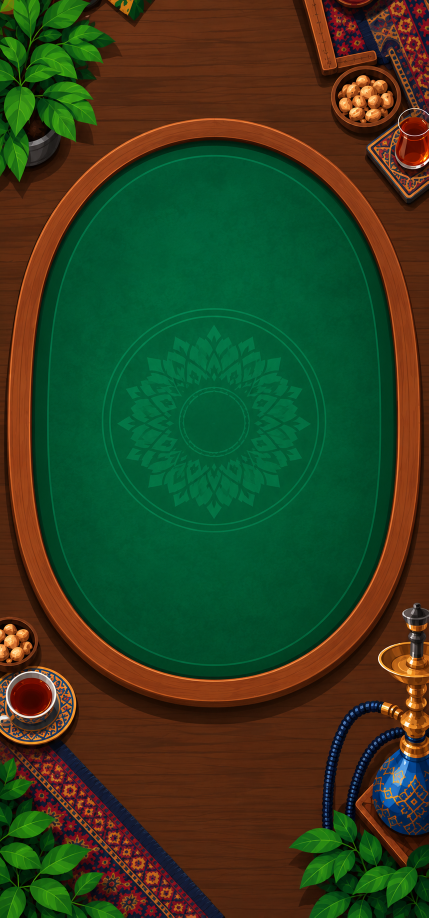
#> input picture 4.png, 857 x 1835 px, found by its file name (shown at 1/2 size)
$ python slice_table_and_avatars.py
#> lines starting #> are read from the running program, lines starting #| are printed output that depends on the picture
from PIL import Image
import os
import shutil

os.makedirs('client/public/assets/avatars', exist_ok=True)

# 1. Save table background 4.png
table_img = Image.open('4.png')
#> table_img is the input picture: PIL image 857x1835 RGB; mean R, G, B 49.1, 65.2, 33.1
# Save as table_bg.png in client/public/assets
table_img.save('client/public/assets/table_bg.png', 'PNG')
print(f"Saved client/public/assets/table_bg.png (size: {table_img.size})")
#| Saved client/public/assets/table_bg.png (size: (857, 1835))

# 2. Slice 6 avatars from 5.png
avatars_img = Image.open('5.png')
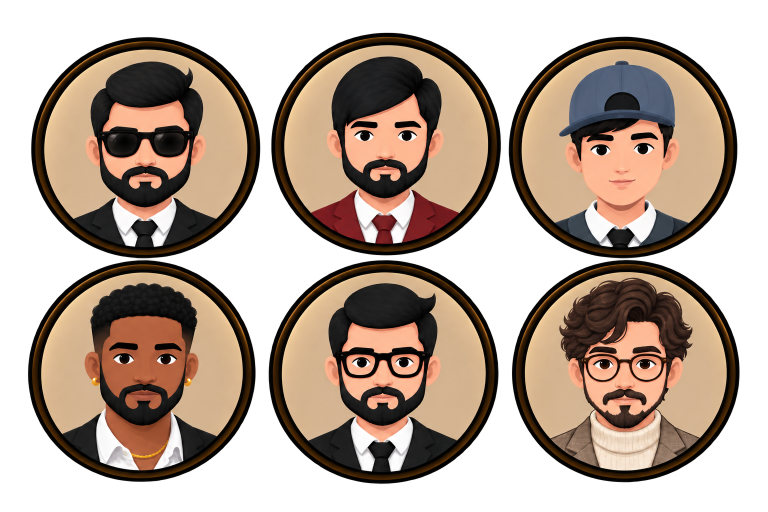
#> input picture 5.png, 1536 x 1024 px, found by its file name (shown at 1/2 size)
#> avatars_img is the input picture: PIL image 1536x1024 RGBA; mean R, G, B, A 90.1, 69.6, 53.3, 154.1

avatar_boxes = {
    'murad': (63, 66, 519, 517),
    'adam': (543, 66, 1001, 517),
    'player': (543, 66, 1001, 517),
    'ramil': (1019, 66, 1474, 517),
    'zara': (57, 520, 510, 967),
    'kamil': (538, 520, 996, 967),
    'avatar6': (1025, 520, 1478, 967)
}

for name, box in avatar_boxes.items():
    av = avatars_img.crop(box)
    out_path = os.path.join('client/public/assets/avatars', f"{name}.png")
    av.save(out_path, 'PNG')
    print(f"Saved {name}.png, size: {av.size}")
#> this loop made 7 passes
#> pass 1, `av = avatars_img.crop(box)`:
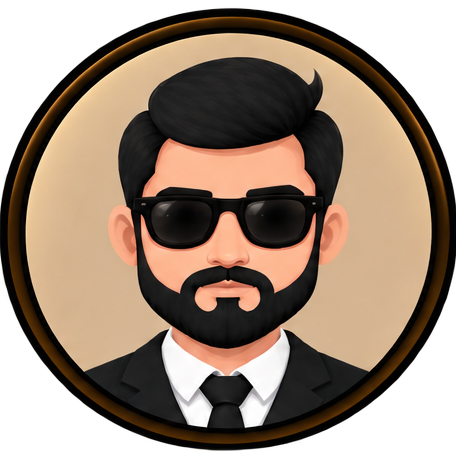
#> av: PIL image 456x451 RGBA; mean R, G, B, A 102.9, 82.2, 64, 195.9; transparent parts drawn white
#> pass 2, `av = avatars_img.crop(box)`:
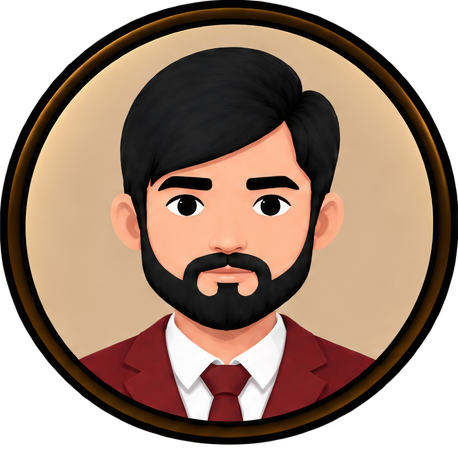
#> av: PIL image 458x451 RGBA; mean R, G, B, A 112.1, 85.2, 66.7, 196.9; transparent parts drawn white
#> after the loop:
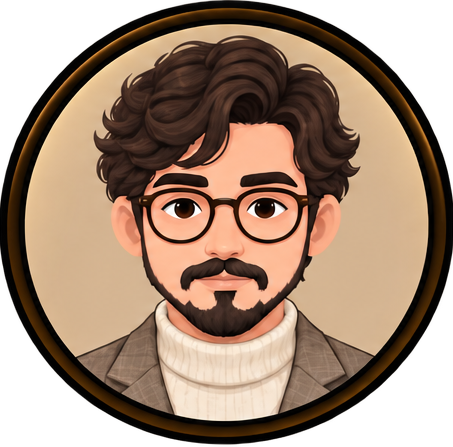
#> av: PIL image 453x447 RGBA; mean R, G, B, A 115.2, 89.4, 69, 198.4; transparent parts drawn white

print("All avatars sliced and saved successfully.")
